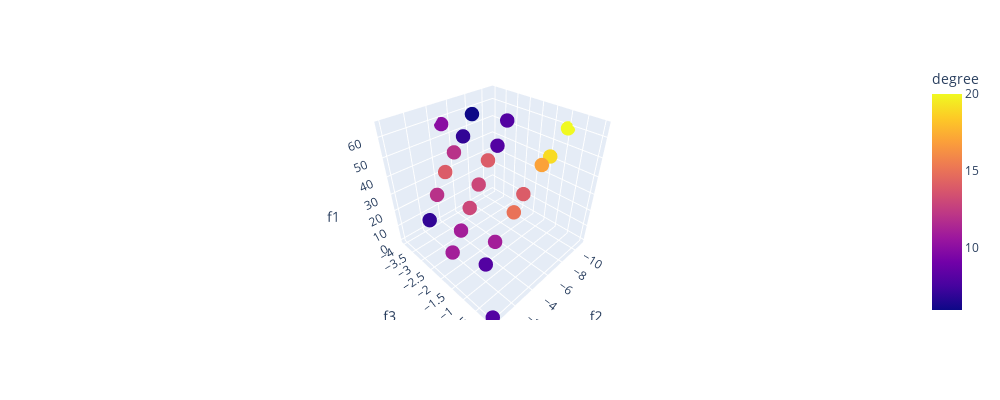

The notebook cell this image was saved under:
### Code cell
fig = px.scatter_3d(df_solutions, x='f2', y='f3', z='f1', color='degree')
fig.update_layout(
    autosize=False,
    width=1000,
    height=400,
    )

fig.update_traces(marker={'size': 5})
fig.show()

### Figure 1 — Plotly figure (JSON) as saved in the notebook; plotly's stock layout.template omitted (floating-point values rounded to 4 significant figures)
{"data": [{"hovertemplate": "f2=%{x}<br>f3=%{y}<br>f1=%{z}<br>degree=%{marker.color}<extra></extra>", "legendgroup": "", "marker": {"color": [20, 19, 17, 15, 14, 14, 14, 13, 13, 12, 12, 11, 11, 11, 10, 8, 8, 8, 8, 7, 7, 6], "coloraxis": "coloraxis", "size": 5, "symbol": "circle"}, "mode": "markers", "name": "", "scene": "scene", "showlegend": false, "type": "scatter3d", "x": [-11, -9, -8, -5, -6, -5, -3, -4, -3, -2, -4, -3, -1, -2, -5, -7, -6, -2, 0, -1, -5, -6], "y": [-1, -1, -1, -1, -1, -2, -3, -2, -2, -3, -3, -1, -2, -2, -4, -2, -2, -1, 0, -3, -3, -3], "z": [59, 49, 47, 30, 37, 50, 42, 40, 30, 32, 50, 20, 10, 20, 57, 65, 55, 10, 0, 20, 56, 65]}], "layout": {"autosize": false, "coloraxis": {"colorbar": {"title": {"text": "degree"}}, "colorscale": [[0, "#0d0887"], [0.1111, "#46039f"], [0.2222, "#7201a8"], [0.3333, "#9c179e"], [0.4444, "#bd3786"], [0.5556, "#d8576b"], [0.6667, "#ed7953"], [0.7778, "#fb9f3a"], [0.8889, "#fdca26"], [1, "#f0f921"]]}, "height": 400, "legend": {"tracegroupgap": 0}, "margin": {"t": 60}, "scene": {"domain": {"x": [0, 1], "y": [0, 1]}, "xaxis": {"title": {"text": "f2"}}, "yaxis": {"title": {"text": "f3"}}, "zaxis": {"title": {"text": "f1"}}}, "width": 1000}}
